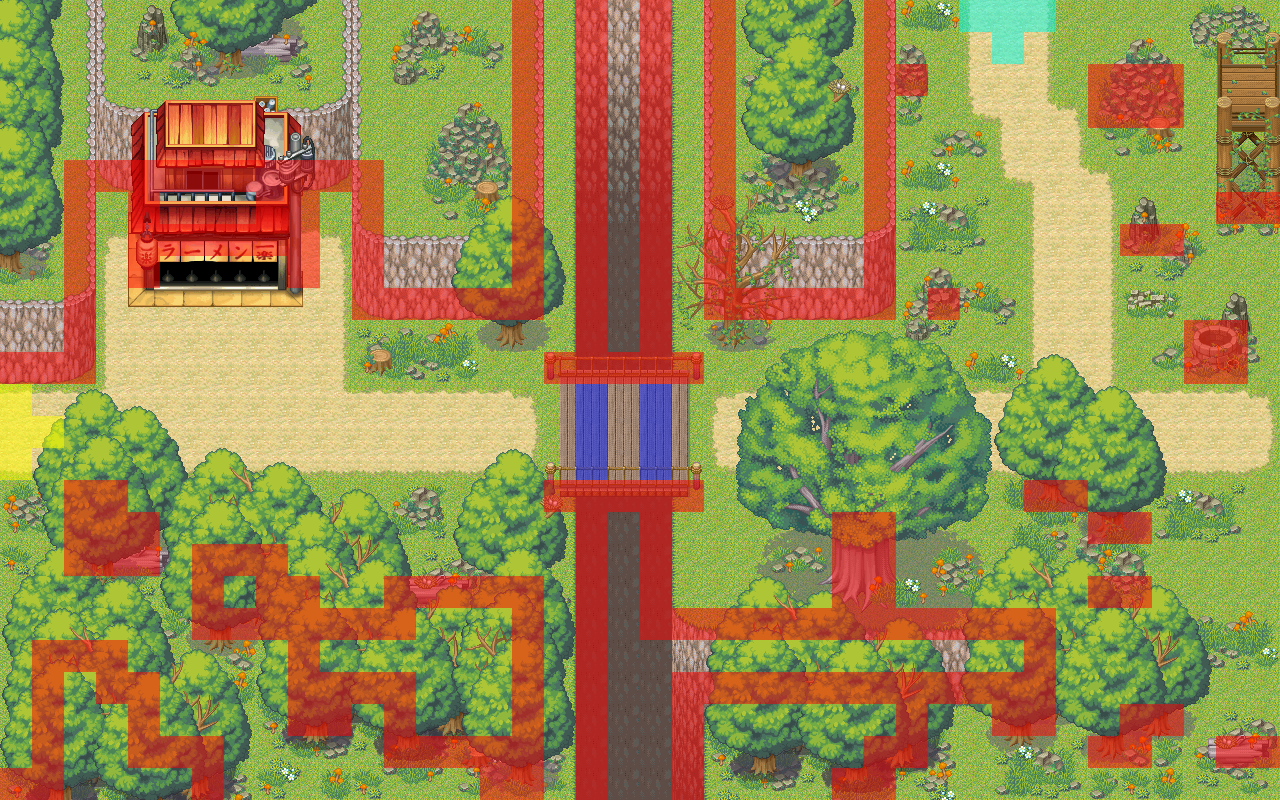

Tiled map render using the project's own tile images. Description and the map definition, with tile-layer contents summarised, below:
An orthogonal 40x25 tile map with 32x32 px tiles, 14 tile layers (grama, areia, penhasco 1, penhasco 2, ...).

<map version="1.0" orientation="orthogonal" renderorder="right-down" width="40" height="25" tilewidth="32" tileheight="32" nextobjectid="1">
 <tileset firstgid="1" name="novo tile" tilewidth="32" tileheight="32">
  <image source="tileset.png" width="256" height="15289" />
 </tileset>
 <layer name="grama" width="40" height="25">
  <data>[1000 cells, 967 non-empty, 1 distinct tile ids]</data>
 </layer>
 <layer name="areia" width="40" height="25">
  <data>[1000 cells, 183 non-empty, 12 distinct tile ids]</data>
 </layer>
 <layer name="penhasco 1" width="40" height="25">
  <data>[1000 cells, 173 non-empty, 18 distinct tile ids]</data>
 </layer>
 <layer name="penhasco 2" width="40" height="25">
  <data>[1000 cells, 13 non-empty, 3 distinct tile ids]</data>
 </layer>
 <layer name="ponte" width="40" height="25">
  <data>[1000 cells, 16 non-empty, 8 distinct tile ids]</data>
 </layer>
 <layer name="ponte E" width="40" height="25">
  <data>[1000 cells, 9 non-empty, 1 distinct tile ids]</data>
 </layer>
 <layer name="troncos" width="40" height="25">
  <data>[1000 cells, 179 non-empty, 112 distinct tile ids]</data>
 </layer>
 <layer name="pedras" width="40" height="25">
  <data>[1000 cells, 224 non-empty, 141 distinct tile ids]</data>
 </layer>
 <layer name="morros 1" width="40" height="25">
  <data>[1000 cells, 112 non-empty, 11 distinct tile ids]</data>
 </layer>
 <layer name="folhas 1" width="40" height="25">
  <data>[1000 cells, 302 non-empty, 230 distinct tile ids]</data>
 </layer>
 <layer name="folhas 2" width="40" height="25">
  <data>[1000 cells, 187 non-empty, 92 distinct tile ids]</data>
 </layer>
 <layer name="obstaculos" width="40" height="25">
  <data>[1000 cells, 251 non-empty, 2 distinct tile ids]</data>
 </layer>
 <layer name="in" width="40" height="25">
  <data>[1000 cells, 2 non-empty, 2 distinct tile ids]</data>
 </layer>
 <layer name="out" width="40" height="25">
  <data>[1000 cells, 6 non-empty, 2 distinct tile ids]</data>
 </layer>
</map>